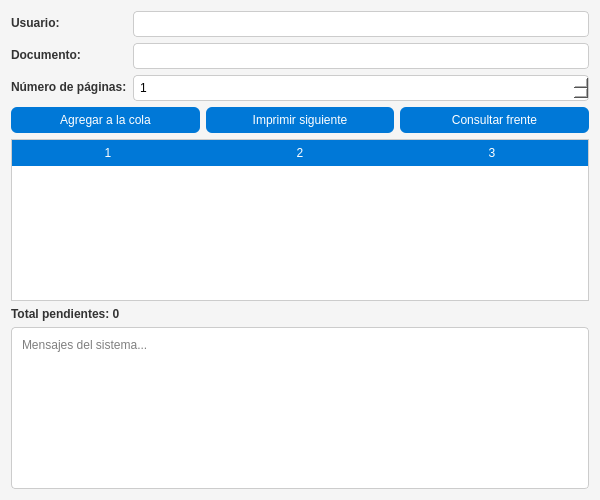
<?xml version="1.0" encoding="UTF-8"?>
<ui version="4.0">
 <class>VentanaImpresion</class>
 <widget class="QDialog" name="VentanaImpresion">
  <property name="geometry">
   <rect>
    <x>0</x>
    <y>0</y>
    <width>600</width>
    <height>500</height>
   </rect>
  </property>
  <property name="windowTitle">
   <string>Sistema de Impresión</string>
  </property>
  <property name="styleSheet">
   <string notr="true">QDialog {
    background-color: #f5f5f5;
    font-family: &quot;Segoe UI&quot;;
    font-size: 10pt;
}

QLabel {
    color: #333333;
    font-weight: bold;
}

QLineEdit, QSpinBox {
    background-color: #ffffff;
    border: 1px solid #cccccc;
    border-radius: 4px;
    padding: 4px;
}

QLineEdit:focus, QSpinBox:focus {
    border: 1px solid #0078d7;
    background-color: #eef6ff;
}

QPushButton {
    background-color: #0078d7;
    color: white;
    border-radius: 6px;
    padding: 6px 12px;
}

QPushButton:hover {
    background-color: #005a9e;
}

QPushButton:pressed {
    background-color: #004578;
}

QTableWidget {
    background-color: #ffffff;
    gridline-color: #cccccc;
    border: 1px solid #cccccc;
}

QHeaderView::section {
    background-color: #0078d7;
    color: white;
    padding: 4px;
    border: none;
}

QTextEdit {
    background-color: #ffffff;
    border: 1px solid #cccccc;
    border-radius: 4px;
    padding: 6px;
}
</string>
  </property>
  <layout class="QVBoxLayout" name="verticalLayout">
   <item>
    <layout class="QFormLayout" name="formLayout">
     <item row="0" column="0">
      <widget class="QLabel" name="lblUsuario">
       <property name="text">
        <string>Usuario:</string>
       </property>
      </widget>
     </item>
     <item row="0" column="1">
      <widget class="QLineEdit" name="txtUsuario"/>
     </item>
     <item row="1" column="0">
      <widget class="QLabel" name="lblDocumento">
       <property name="text">
        <string>Documento:</string>
       </property>
      </widget>
     </item>
     <item row="1" column="1">
      <widget class="QLineEdit" name="txtDocumento"/>
     </item>
     <item row="2" column="0">
      <widget class="QLabel" name="lblPaginas">
       <property name="text">
        <string>Número de páginas:</string>
       </property>
      </widget>
     </item>
     <item row="2" column="1">
      <widget class="QSpinBox" name="spinPaginas">
       <property name="minimum">
        <number>1</number>
       </property>
      </widget>
     </item>
    </layout>
   </item>
   <item>
    <layout class="QHBoxLayout" name="horizontalLayoutButtons">
     <item>
      <widget class="QPushButton" name="btnAgregar">
       <property name="text">
        <string>Agregar a la cola</string>
       </property>
      </widget>
     </item>
     <item>
      <widget class="QPushButton" name="btnImprimir">
       <property name="text">
        <string>Imprimir siguiente</string>
       </property>
      </widget>
     </item>
     <item>
      <widget class="QPushButton" name="btnConsultar">
       <property name="text">
        <string>Consultar frente</string>
       </property>
      </widget>
     </item>
    </layout>
   </item>
   <item>
    <widget class="QTableWidget" name="tablaCola">
     <property name="rowCount">
      <number>0</number>
     </property>
     <property name="columnCount">
      <number>3</number>
     </property>
     <attribute name="horizontalHeaderDefaultSectionSize">
      <number>192</number>
     </attribute>
     <column/>
     <column/>
     <column/>
    </widget>
   </item>
   <item>
    <widget class="QLabel" name="lblTotal">
     <property name="text">
      <string>Total pendientes: 0</string>
     </property>
    </widget>
   </item>
   <item>
    <widget class="QTextEdit" name="txtMensajes">
     <property name="readOnly">
      <bool>true</bool>
     </property>
     <property name="placeholderText">
      <string>Mensajes del sistema...</string>
     </property>
    </widget>
   </item>
  </layout>
 </widget>
 <resources/>
 <connections/>
</ui>
